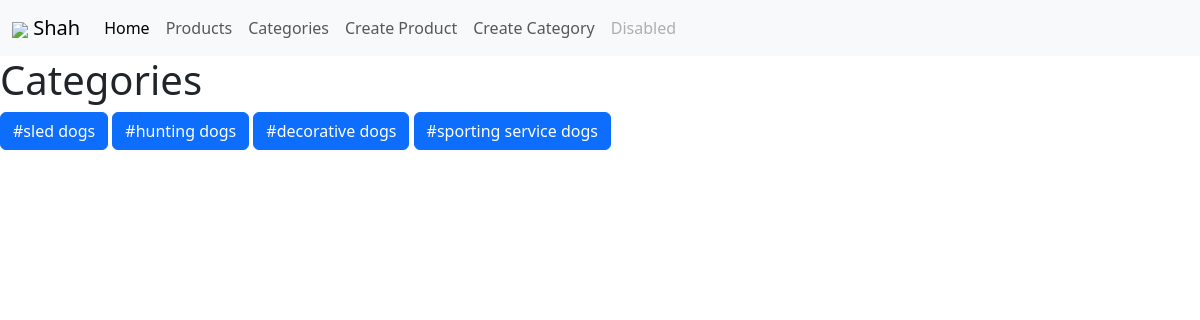
The page /categories/ on the database as committed earlier.
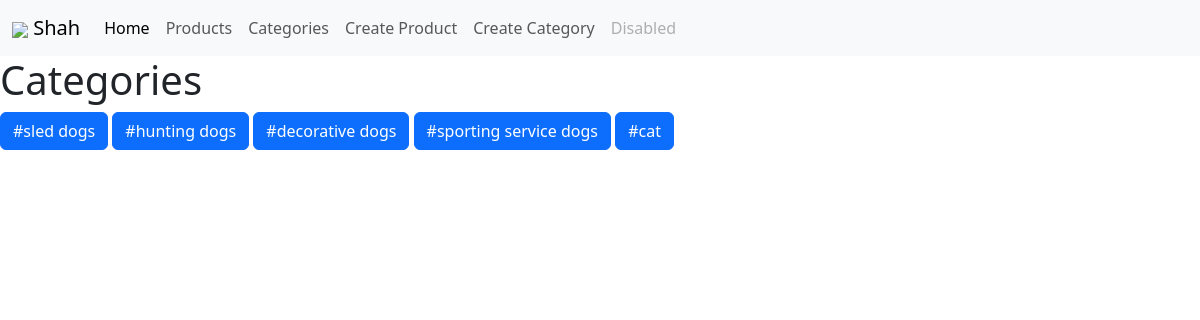
The same page on the database as committed later.
### post/models.py (models this page shows, shortened)
class Category(models.Model):
    title = models.CharField(max_length=155)

### post/views.py (the view)
# urls.py: path('categories/', views.category_view),
def category_view(request):
    if request.method =='GET':
        categories = Category.objects.all()
        context = {
            'categories': categories,
            'name': 'Mia'
        }
        return render(
            request,
            'products/categories.html',
            context=context
        )

### templates/products/categories.html
{% extends 'index.html' %}
{% block content %}
<h1>
    Categories
</h1>
{% for i in categories %}
    <a href="#" class="btn btn-primary">#{{ i.title }}</a>
{% endfor %}
{% endblock %}

Rows that differ between the two databases and show on the page:
added Category: title "cat"
